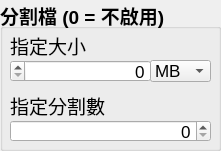
       <widget class="QGroupBox" name="groupBox_3">
        <property name="geometry">
         <rect>
          <x>20</x>
          <y>220</y>
          <width>221</width>
          <height>151</height>
         </rect>
        </property>
        <property name="font">
         <font>
          <pointsize>14</pointsize>
          <weight>75</weight>
          <bold>true</bold>
         </font>
        </property>
        <property name="title">
         <string>分割檔 (0 = 不啟用)</string>
        </property>
        <widget class="QComboBox" name="rar_splitunit">
         <property name="geometry">
          <rect>
           <x>150</x>
           <y>60</y>
           <width>61</width>
           <height>22</height>
          </rect>
         </property>
         <property name="font">
          <font>
           <pointsize>13</pointsize>
           <weight>50</weight>
           <bold>false</bold>
          </font>
         </property>
         <property name="currentIndex">
          <number>2</number>
         </property>
         <item>
          <property name="text">
           <string>B</string>
          </property>
         </item>
         <item>
          <property name="text">
           <string>KB</string>
          </property>
         </item>
         <item>
          <property name="text">
           <string>MB</string>
          </property>
         </item>
         <item>
          <property name="text">
           <string>GB</string>
          </property>
         </item>
        </widget>
        <widget class="QLabel" name="label_4">
         <property name="geometry">
          <rect>
           <x>10</x>
           <y>35</y>
           <width>111</width>
           <height>21</height>
          </rect>
         </property>
         <property name="font">
          <font>
           <family>微軟正黑體</family>
           <pointsize>14</pointsize>
           <weight>50</weight>
           <bold>false</bold>
          </font>
         </property>
         <property name="text">
          <string>指定大小</string>
         </property>
        </widget>
        <widget class="QLabel" name="label_6">
         <property name="geometry">
          <rect>
           <x>10</x>
           <y>95</y>
           <width>211</width>
           <height>21</height>
          </rect>
         </property>
         <property name="font">
          <font>
           <pointsize>14</pointsize>
           <weight>50</weight>
           <bold>false</bold>
          </font>
         </property>
         <property name="text">
          <string>指定分割數</string>
         </property>
        </widget>
        <widget class="QSpinBox" name="rar_splitnum">
         <property name="geometry">
          <rect>
           <x>10</x>
           <y>120</y>
           <width>201</width>
           <height>22</height>
          </rect>
         </property>
         <property name="font">
          <font>
           <pointsize>13</pointsize>
           <weight>50</weight>
           <bold>false</bold>
          </font>
         </property>
         <property name="toolTip">
          <string/>
         </property>
         <property name="layoutDirection">
          <enum>Qt::LeftToRight</enum>
         </property>
         <property name="alignment">
          <set>Qt::AlignRight|Qt::AlignTrailing|Qt::AlignVCenter</set>
         </property>
         <property name="maximum">
          <number>9999</number>
         </property>
         <property name="displayIntegerBase">
          <number>10</number>
         </property>
        </widget>
        <widget class="QSpinBox" name="rar_splitsize">
         <property name="geometry">
          <rect>
           <x>10</x>
           <y>60</y>
           <width>141</width>
           <height>22</height>
          </rect>
         </property>
         <property name="font">
          <font>
           <pointsize>13</pointsize>
           <weight>50</weight>
           <bold>false</bold>
          </font>
         </property>
         <property name="toolTip">
          <string>&lt;html&gt;&lt;head/&gt;&lt;body&gt;&lt;p&gt;若欲輸入的數字超過 &lt;span style=&quot; font-weight:600;&quot;&gt;&amp;quot;2147483647&amp;quot; &lt;/span&gt;請換更大的單位來代替&lt;/p&gt;&lt;/body&gt;&lt;/html&gt;</string>
         </property>
         <property name="layoutDirection">
          <enum>Qt::RightToLeft</enum>
         </property>
         <property name="alignment">
          <set>Qt::AlignRight|Qt::AlignTrailing|Qt::AlignVCenter</set>
         </property>
         <property name="maximum">
          <number>2147483647</number>
         </property>
         <property name="displayIntegerBase">
          <number>10</number>
         </property>
        </widget>
       </widget>
